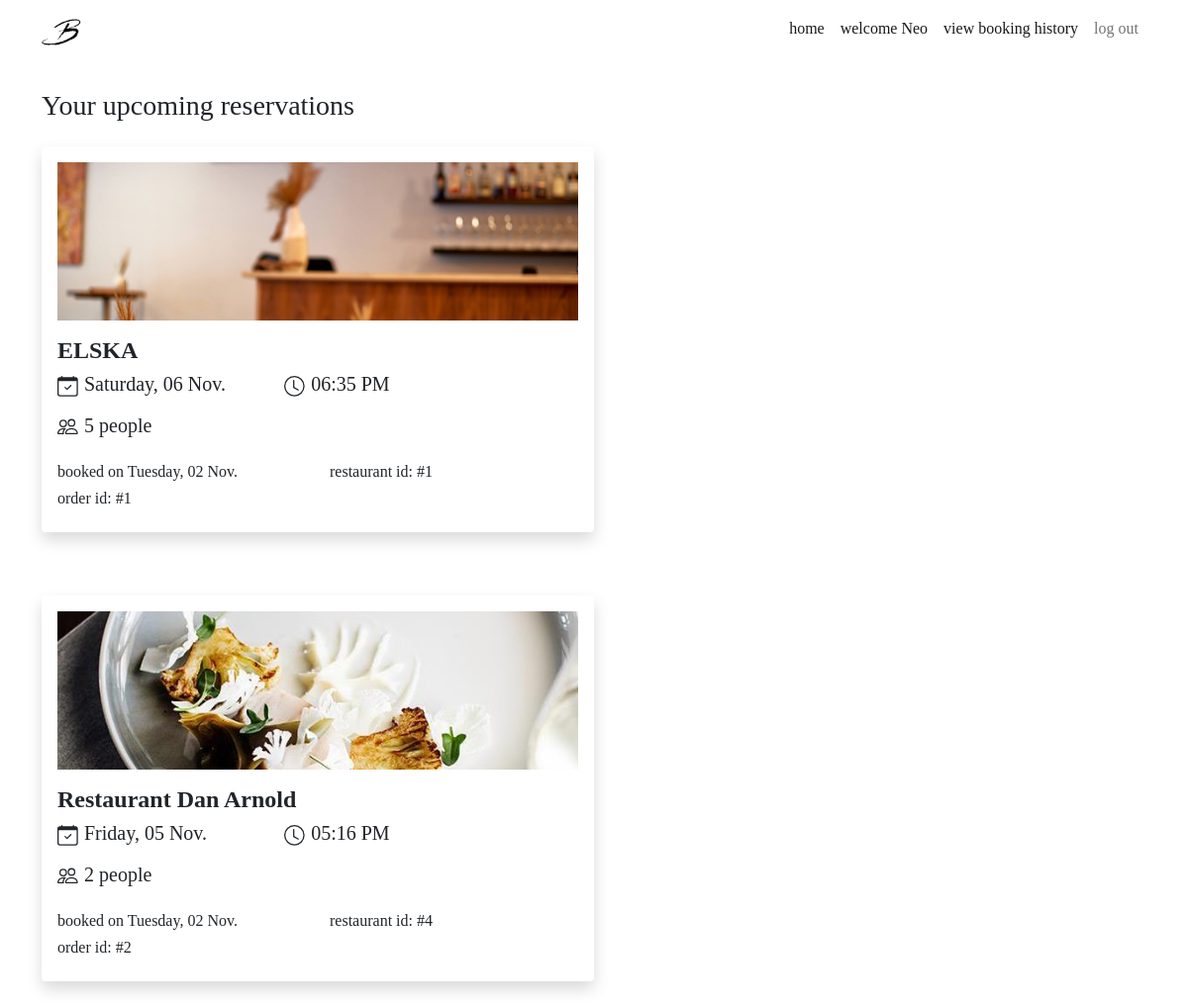
The app's page /bookings (signed in) with its own data.
### website/models.py (models this page shows, shortened)
class User(db.Model, UserMixin):
    __tablename__ = 'users'  # good practice to specify table name
    __table_args__ = {'extend_existing': True}
    id = db.Column(db.Integer, primary_key=True)
    name = db.Column(db.String(100), index=True, unique=True, nullable=False)
    password_hash = db.Column(db.String(255), nullable=False)
    email = db.Column(db.String(100), index=True, nullable=False)
    phone_number = db.Column(db.String(10), nullable=True)
    image = db.Column(db.String(400), nullable=False, default="/static/image/account.png")
    comments = db.relationship('Comment', backref='user')
    reservations = db.relationship('Reservation', backref='user')
    restaurants = db.relationship('Restaurant', backref='user')

class Reservation(db.Model):
    __tablename__ = 'reservations'
    __table_args__ = {'extend_existing': True}
    reservation_id = db.Column(db.Integer, primary_key=True)
    quantity = db.Column(db.Integer, nullable=False)
    reservation_time = db.Column(db.DateTime, default=datetime.now())
    reservation_created = db.Column(db.DateTime, default=datetime.now())
    user_order = db.Column(db.String(300))
    reservation_status = db.Column(db.String(100))
    restaurant_id = db.Column(db.Integer, db.ForeignKey('restaurants.restaurant_id'))
    id = db.Column(db.Integer, db.ForeignKey('users.id'))

class Restaurant(db.Model):
    __tablename__ = 'restaurants'
    __table_args__ = {'extend_existing': True}
    restaurant_id = db.Column(db.Integer, primary_key=True)
    name = db.Column(db.String(100), nullable=False)
    street = db.Column(db.String(150), nullable=False)
    suburb = db.Column(db.String(50), nullable=False)
    max_reservations = db.Column(db.Integer)
    caption = db.Column(db.String(200), nullable=False)
    description = db.Column(db.String(400), nullable=False)
    price = db.Column(db.Integer)
    cuisine_type = db.Column(db.String(30), nullable=False)
    num_courses = db.Column(db.Integer, nullable=False)
    website = db.Column(db.String(400))
    image = db.Column(db.String(400), nullable=False)
    comments = db.relationship('Comment', backref='restaurant')
    statuses = db.relationship('RestaurantStatus', backref='restaurant')
    opening_hours = db.relationship('RestaurantOpeningHours', backref='restaurant')
    reservations = db.relationship('Reservation', backref='restaurant')
    user_id = db.Column(db.Integer, db.ForeignKey('users.id'))

### website/views.py (the view)
@bp.route('/bookings')
@login_required
def bookings():
    bookings = Reservation.query.filter_by(user=current_user).all()
    for booking in bookings:
        if booking.reservation_time < datetime.datetime.now():
            booking.reservation_status = 'inactive'
    db.session.commit()
    return render_template("bookings.html", show_modal=request.args.get('show_modal'), bookings = bookings)

### website/templates/bookings.html (shortened to what this page needs)
{% extends 'base.html' %}
{% block content %}
<div class="container">
    <div class="row mt-4 mb-1">
        <h3>
            {% if bookings|length == 0 %}
            No upcoming reservations
            {% else %}
            Your upcoming reservations
            {% endif %}
        </h3>
    </div>
    <div class="container">
        {% for booking in bookings %}
        <div class="row mt-3">
            <div class="col col-sm-8 col-md-12 col-lg-8 col-xl-6 booking-card position-relative">
                <div class="shadow p-3 mb-5 bg-white rounded">
                    <div class="row">
                        <img src="{{ booking.restaurant.image }}" class="img-fluid booking-img"
                            alt="{{ booking.restaurant.name }}">
                    </div>
                    <div class="row mt-3">
                        <h4 style="font-weight: 550;">{{ booking.restaurant.name }}</h4>
                        <div class="col col-12 col-md-4 col-sm-12 col-lg-5">
                            <div class="fs-4 mb-3">
                                <h5>
                                    {{ booking.reservation_time.strftime("%A, %d %b.")}}
                                </h5>
                            </div>
                        </div>
                        <div class="col col-12 col-md-5 col-sm-12 col-lg-3">
                            <div class="fs-4 mb-3">
                                <h5>
                                    <svg xmlns="http://www.w3.org/2000/svg" width="22" height="22" fill="currentColor"
                                        class="bi bi-clock" viewBox="0 0 17 17">
                                        <path
                                            d="M8 3.5a.5.5 0 0 0-1 0V9a.5.5 0 0 0 .252.434l3.5 2a.5.5 0 0 0 .496-.868L8 8.71V3.5z" />
                                        <path
                                            d="M8 16A8 8 0 1 0 8 0a8 8 0 0 0 0 16zm7-8A7 7 0 1 1 1 8a7 7 0 0 1 14 0z" />
                                    </svg>
                                    {{ booking.reservation_time.strftime("%I:%M %p")}}
                                </h5>
                            </div>
                        </div>
                    </div>
                    <div class="row">
                        <div class="col col-lg-5">
                            <h5>
                                {{ booking.quantity }} people
                            </h5>
                        </div>
                    </div>
                    <div class="row mt-3">
                        <div class="col col-lg-6">
                            <h6>booked on {{ booking.reservation_created.strftime("%A, %d %b.") }}</h6>
                            <h6>order id: #{{ booking.reservation_id }}</h6>
                        </div>
                        <div class="col col-lg-6">
                            <h6>restaurant id: #{{ booking.restaurant_id }}</h6>
                        </div>
                    </div>
                </div>
            </div>
        </div>
        {% endfor %}
    </div>
</div>
{% endblock %}

### website/templates/base.html (shortened to what this page needs)
<!DOCTYPE html>
<html lang="en">
<head>
    <link href="https://cdn.jsdelivr.net/npm/bootstrap@5.0.0-beta3/dist/css/bootstrap.min.css" rel="stylesheet"
>
    <link rel="stylesheet" href="../static/css/stylesheet.css">
</head>
<main>
    <body>
        <header>
            <nav class="navbar navbar-expand-sm navbar-light">
                <div class="container">
                    <a class="navbar-brand" href="{{url_for('main.index')}}">
                        <img src=" ../static/image/logo.png" width="40" height="40">
                    </a>
                    <div class="collapse navbar-collapse" id="navbarNavDropdown">
                        <div class="navbar-nav ms-auto mb-2">
                            <a class="nav-link active" href="{{url_for('main.index')}}">home</a>
                            {% if current_user.is_authenticated %}
                            <a class="nav-link active" href="{{url_for('users.users_restaurants')}}">welcome
                                {{current_user.name}}</a>
                            <a class="nav-link active" href="{{url_for('main.bookings')}}">view booking history</a>
                            <a class="nav-item nav-link" href="{{ url_for('auth.logout') }}">log out</a>
                            {% else %}
                            <a class="nav-link active" href="{{url_for('auth.login')}}">login</a>
                            {% endif %}
                        </div>
                    </div>
                </div>
            </nav>
        </header>
        {% import "bootstrap/wtf.html" as wtf %}
        {% block content %}
        {% endblock %}
    </body>
</main>
</html>

### website/static/css/stylesheet.css (style rules this page uses)
body { font-family: Didot, Palatino, Perpetua, serif; }
.booking-img { width: 100%; height: 20vh; object-fit: cover; border-radius: 2%; }
.booking-card { padding-left: 0px; padding-right: 0px; }

### records on screen
User: name "Neo"
Reservation: restaurant.image (picture), restaurant.name "ELSKA", reservation_time "Saturday, 06 Nov.", reservation_time "06:35 PM", quantity "5", reservation_created "Tuesday, 02 Nov.", reservation_id "1", restaurant_id "1"
Reservation: restaurant.image (picture), restaurant.name "Restaurant Dan Arnold", reservation_time "Friday, 05 Nov.", reservation_time "05:16 PM", quantity "2", reservation_created "Tuesday, 02 Nov.", reservation_id "2", restaurant_id "4"
